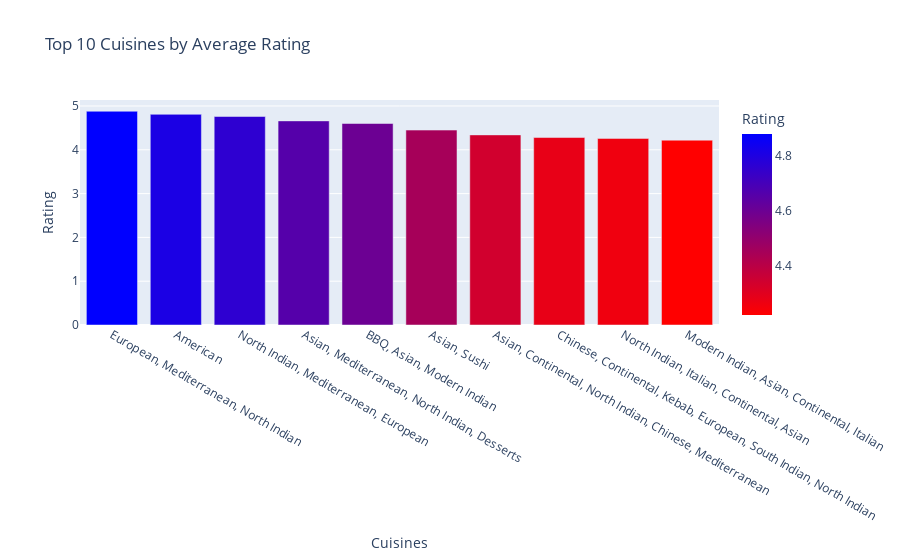

This figure's notebook cell:
### Markdown cell above
Average Rating per Cuisine

### Code cell
avg_rating = df.groupby('Cuisines')['Rating'].mean().nlargest(10).reset_index()

fig = px.bar(avg_rating, x='Cuisines', y='Rating',
             title='Top 10 Cuisines by Average Rating',
             color='Rating', color_continuous_scale='Bluered_r')
fig.show()

### Figure 1 — Plotly figure (JSON) as saved in the notebook; plotly's stock layout.template omitted (floating-point values rounded to 4 significant figures)
{"data": [{"alignmentgroup": "True", "hovertemplate": "Cuisines=%{x}<br>Rating=%{marker.color}<extra></extra>", "legendgroup": "", "marker": {"color": [4.88, 4.81, 4.76, 4.66, 4.6, 4.45, 4.34, 4.28, 4.26, 4.22], "coloraxis": "coloraxis", "pattern": {"shape": ""}}, "name": "", "offsetgroup": "", "orientation": "v", "showlegend": false, "textposition": "auto", "type": "bar", "x": ["European, Mediterranean, North Indian", "American", "North Indian, Mediterranean, European", "Asian, Mediterranean, North Indian, Desserts", "BBQ, Asian, Modern Indian", "Asian, Sushi", "Asian, Continental, North Indian, Chinese, Mediterranean", "Chinese, Continental, Kebab, European, South Indian, North Indian", "North Indian, Italian, Continental, Asian", "Modern Indian, Asian, Continental, Italian"], "xaxis": "x", "y": [4.88, 4.81, 4.76, 4.66, 4.6, 4.45, 4.34, 4.28, 4.26, 4.22], "yaxis": "y"}], "layout": {"barmode": "relative", "coloraxis": {"colorbar": {"title": {"text": "Rating"}}, "colorscale": [[0, "rgb(255,0,0)"], [1, "rgb(0,0,255)"]]}, "legend": {"tracegroupgap": 0}, "title": {"text": "Top 10 Cuisines by Average Rating"}, "xaxis": {"anchor": "y", "domain": [0, 1], "title": {"text": "Cuisines"}}, "yaxis": {"anchor": "x", "domain": [0, 1], "title": {"text": "Rating"}}}}
